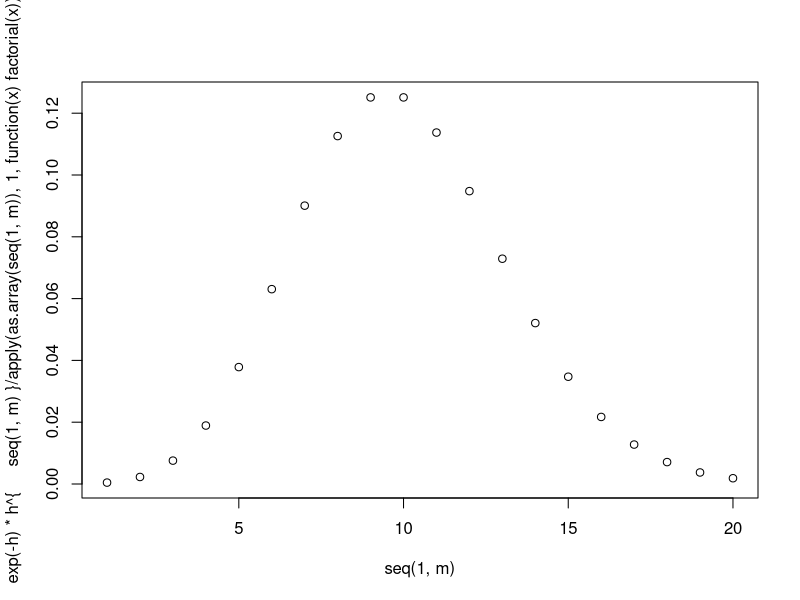

This figure's R source:


h = 10   # Rate
m = 20   # No of successes
plot(seq(1,m),exp(-h) * h ^{seq(1,m)}/apply(as.array(seq(1,m)),1,function(x) factorial(x)))


